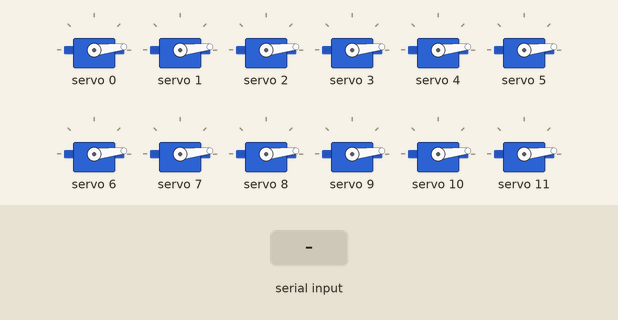
This sketch was run on a simulated Arduino Uno, built with avr-gcc and run on an emulated ATmega328P. Shown: 12 × servo. The test bench sets the inputs (shaded band).

Above: at 1.2 s.
1.3 s: "90 45\n" received over Serial
At 3.5 s:
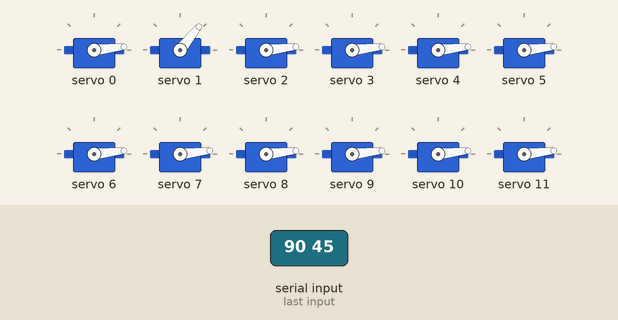
3.8 s: "30 150\n" received over Serial
At 5.6 s:
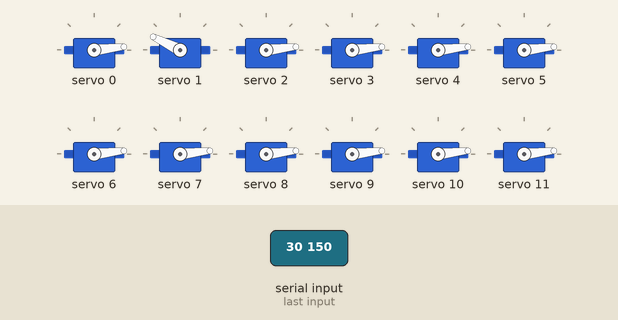
6.3 s: "90\n" received over Serial
At 7.1 s:
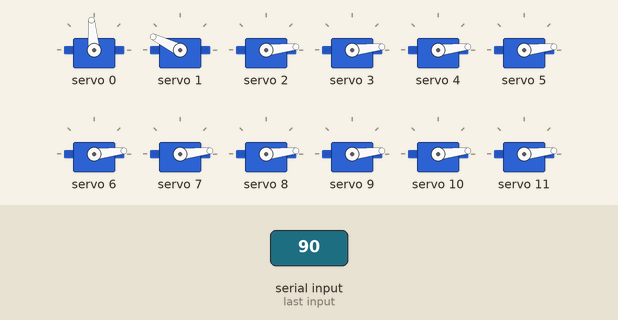
8.8 s: "200\n" received over Serial
At 9.3 s:
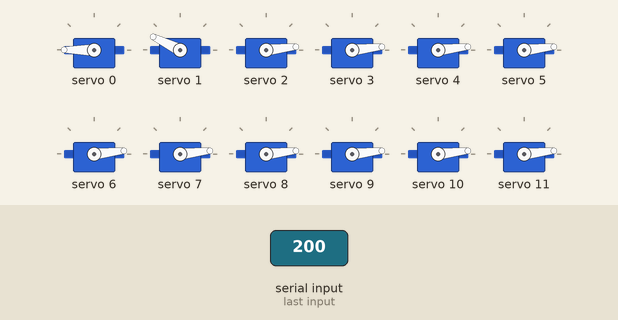
11.3 s: "1 90\n" received over Serial
At 13.5 s:
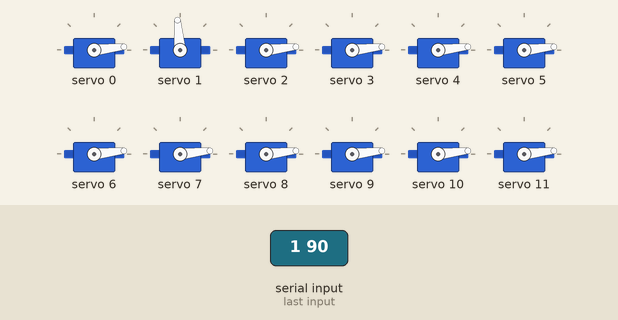
13.8 s: "1 90 45\n" received over Serial
At 15.7 s:
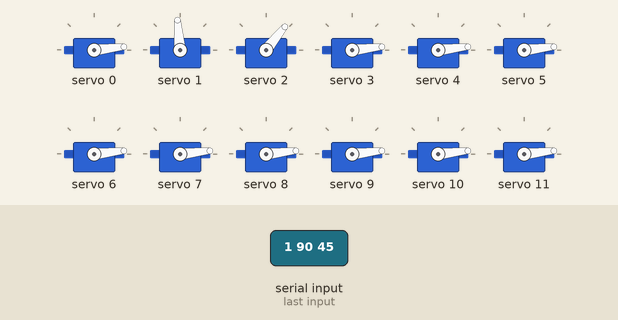
Timing chart, 0 to 17.2 s (numbered marks = the images above; inputs shaded):
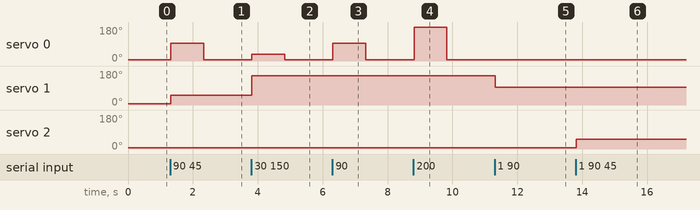

The sketch:

controlServos.ino
```cpp
#include <Wire.h>
#include <Adafruit_PWMServoDriver.h>

#define NUM_VALUES 16
#define PWM_ADDR 0x40

Adafruit_PWMServoDriver pwm = Adafruit_PWMServoDriver(PWM_ADDR);

int* parseValues(String input) {
  static int values[NUM_VALUES];
  int count = 0;
  String valueStr;

  for (int i = 0; i < input.length(); i++) {
    if (input.charAt(i) == ' ') {
      values[count] = valueStr.toInt();
      valueStr = "";
      count++;
    } else {
      valueStr += input.charAt(i);
    }
  }
  values[count] = valueStr.toInt();

  return values;
}

void setup() {
  Serial.begin(9600);

  pwm.begin();
  pwm.setPWMFreq(60);
}

void loop() {
  String message = Serial.readStringUntil('\n');
  int* values = parseValues(message);

  for (int i = 0; i < NUM_VALUES; i++) {
    pwm.setPWM(i, 0, map(values[i], 0, 180, 150, 600));
  }
}
```

Measured:
- after the input at 1.3 s, servo 0: 6° → 95° at once, → 6° 1.0 s later; servo 1: 6° → 51° at once
- after the input at 3.8 s, servo 0: 6° → 36° at once, → 6° 1.0 s later; servo 1: 51° → 154° at once
- after the input at 6.3 s, servo 0: 6° → 95° at once, → 6° 1.0 s later
- after the input at 8.8 s, servo 0: 6° → 180° at once, → 6° 1.0 s later
- after the input at 11.3 s, servo 0: 6° → 7° at once, → 6° 1.0 s later; servo 1: 154° → 95° at once
- after the input at 13.8 s, servo 0: 6° → 7° at once, → 6° 1.0 s later; servo 2: 6° → 51° at once
